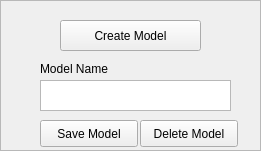
           <widget class="QFrame" name="frame_2">
            <property name="geometry">
             <rect>
              <x>670</x>
              <y>10</y>
              <width>261</width>
              <height>151</height>
             </rect>
            </property>
            <property name="frameShape">
             <enum>QFrame::StyledPanel</enum>
            </property>
            <property name="frameShadow">
             <enum>QFrame::Raised</enum>
            </property>
            <widget class="QPushButton" name="pushButton_2">
             <property name="geometry">
              <rect>
               <x>140</x>
               <y>120</y>
               <width>98</width>
               <height>27</height>
              </rect>
             </property>
             <property name="text">
              <string>Delete Model</string>
             </property>
            </widget>
            <widget class="QTextEdit" name="textEdit">
             <property name="geometry">
              <rect>
               <x>40</x>
               <y>80</y>
               <width>191</width>
               <height>31</height>
              </rect>
             </property>
            </widget>
            <widget class="QLabel" name="label_47">
             <property name="geometry">
              <rect>
               <x>40</x>
               <y>60</y>
               <width>91</width>
               <height>17</height>
              </rect>
             </property>
             <property name="text">
              <string>Model Name</string>
             </property>
            </widget>
            <widget class="QPushButton" name="btn_savename">
             <property name="geometry">
              <rect>
               <x>40</x>
               <y>120</y>
               <width>98</width>
               <height>27</height>
              </rect>
             </property>
             <property name="text">
              <string>Save Model</string>
             </property>
            </widget>
            <widget class="QPushButton" name="pushButton">
             <property name="geometry">
              <rect>
               <x>60</x>
               <y>20</y>
               <width>141</width>
               <height>31</height>
              </rect>
             </property>
             <property name="text">
              <string>Create Model</string>
             </property>
            </widget>
           </widget>
